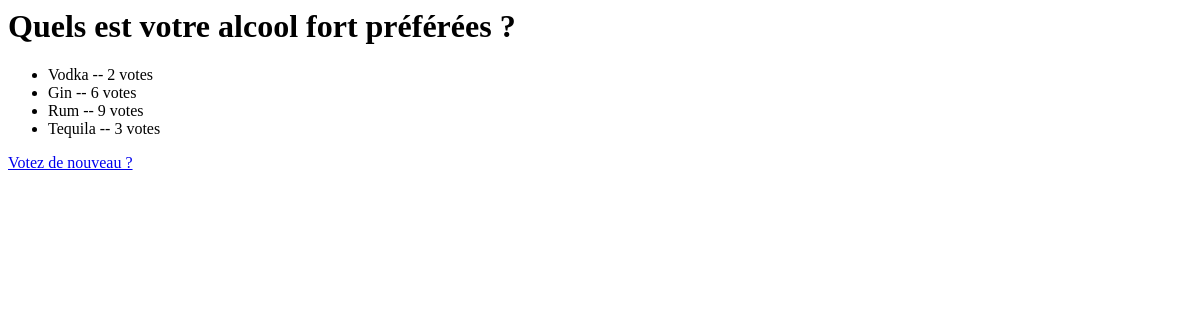
Before: /firstApp/2/results/ with the older database file.
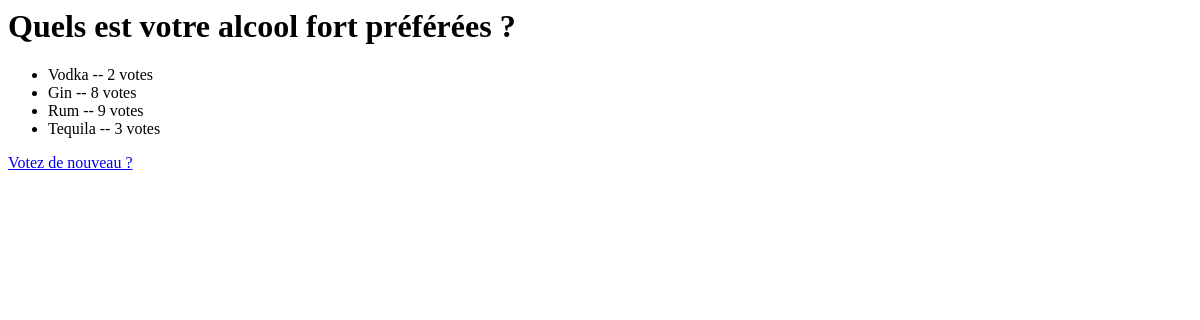
After: the same page with the newer database file.
### firstApp/models.py (models this page shows, shortened)
class Question(models.Model):
    question_text = models.CharField(max_length=200)
    pub_date = models.DateTimeField('date published')

class Choice(models.Model):
    question = models.ForeignKey(Question, on_delete=models.CASCADE)
    choice_text = models.CharField(max_length=200)
    votes = models.IntegerField(default=0)

### firstApp/views.py (the view)
# urls.py: path('<int:pk>/results/', views.ResultsView.as_view(), name='results'),
class ResultsView(generic.DetailView):
    model = Question
    template_name = 'firstApp/results.html'

### firstApp/templates/firstApp/results.html
<h1>{{ question.question_text }}</h1>
<ul>
{% for choice in question.choice_set.all %}
    <li>{{ choice.choice_text }} -- {{ choice.votes }} vote{{ choice.votes|pluralize }}</li>
{% endfor %}
</ul>
<a href="{% url 'firstApp:detail' question.id %}">Votez de nouveau ?</a>

Changed rows visible on the page:
changed Choice "Gin": votes "6" → "8"
